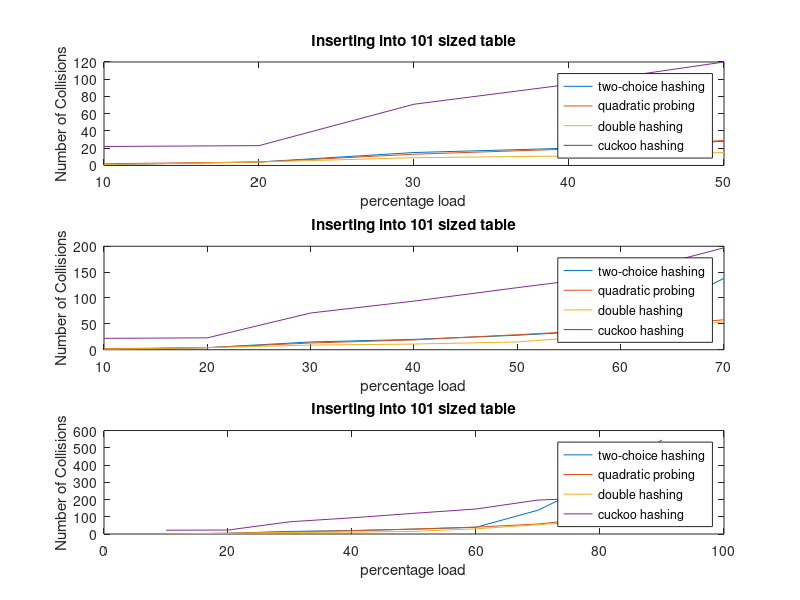
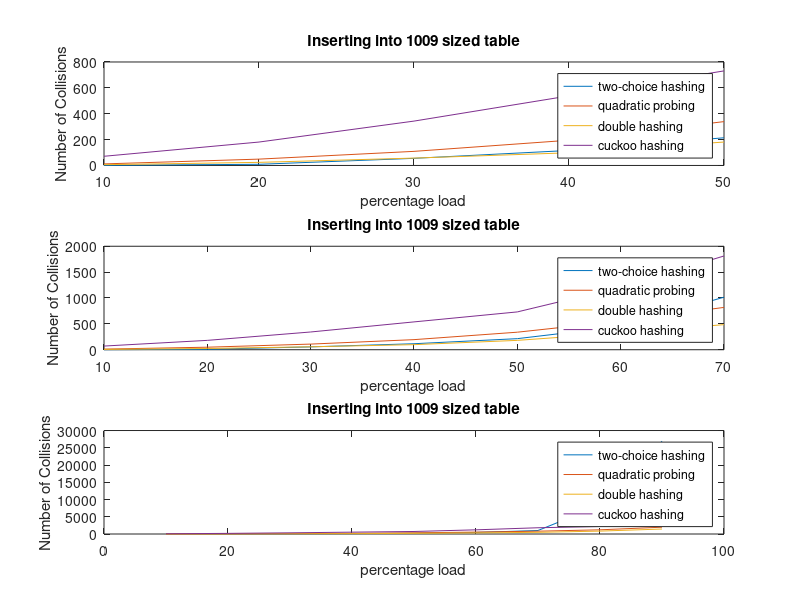
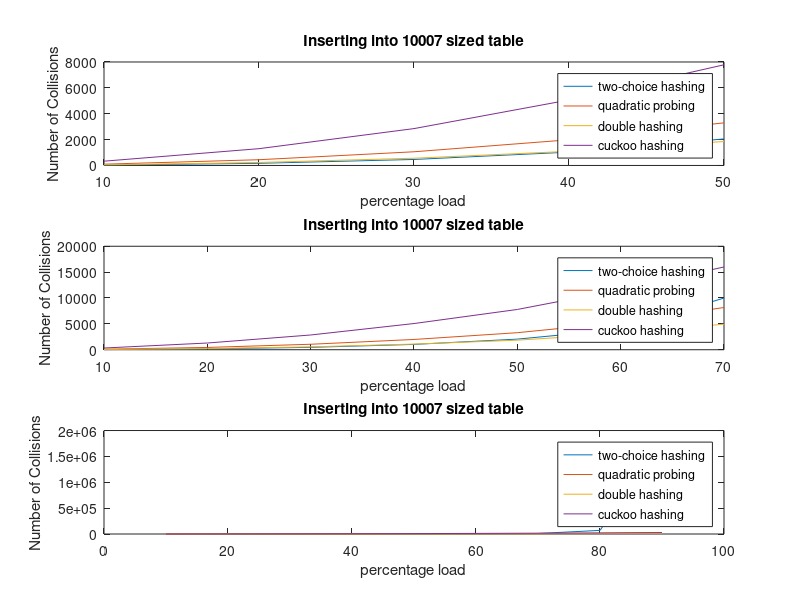
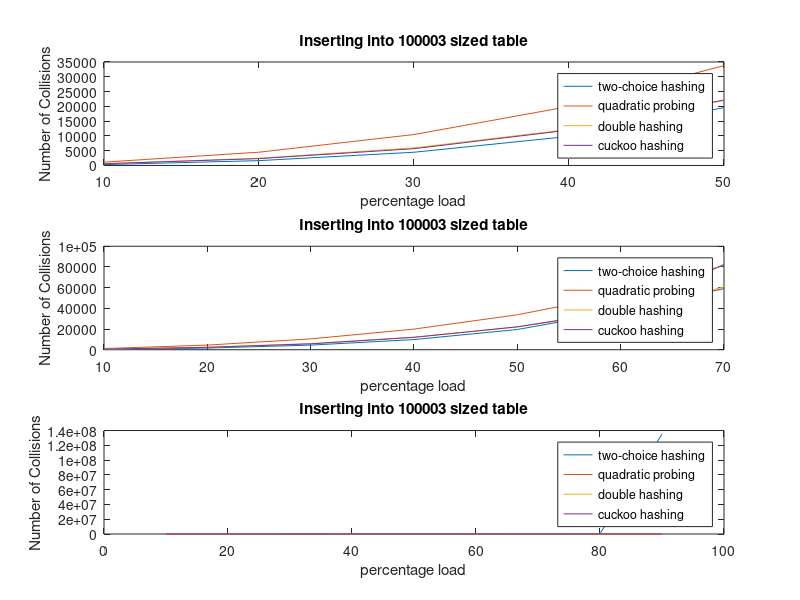

MATLAB code to generate these figures, in order:
clc;
clear all;
close all;

xs = 10:10:50;
xm = 10:10:70;
xl = 10:10:90;

%-------------- 101 items -----------------

% collisons from 10% - 90% full, 101 items
tc101 = [1 4 15 20 28];
q101 = [2 4 13 19 29];
d101 = [1 4 9 11 15];
c101 = [22 23 71 94 120];

figure(1);
subplot(3,1,1);
plot(xs, tc101, xs, q101, xs, d101, xs, c101);
title('Inserting into 101 sized table');
legend('two-choice hashing', 'quadratic probing', 'double hashing', 'cuckoo hashing');
xlabel('percentage load');
ylabel('Number of Collisions');

tc101 = [1 4 15 20 28 39 138];
q101 = [2 4 13 19 29 40 58];
d101 = [1 4 9 11 15 30 54];
c101 = [22 23 71 94 120 145 197];

subplot(3,1,2);
plot(xm, tc101, xm, q101, xm, d101, xm, c101);
title('Inserting into 101 sized table');
legend('two-choice hashing', 'quadratic probing', 'double hashing', 'cuckoo hashing');
xlabel('percentage load');
ylabel('Number of Collisions');

tc101 = [1 4 15 20 28 39 138 311 545 ];
q101 = [2 4 13 19 29 40 58 94 149 ];
d101 = [1 4 9 11 15 30 54 79 121 ];
c101 = [22 23 71 94 120 145 197 210 260 ];

subplot(3,1,3);
plot(xl, tc101, xl, q101, xl, d101, xl, c101);
title('Inserting into 101 sized table');
legend('two-choice hashing', 'quadratic probing', 'double hashing', 'cuckoo hashing');
xlabel('percentage load');
ylabel('Number of Collisions');

%-------------- 1009 items -----------------

tc1009 = [1 9 55 116 214 ];
q1009 = [12 49 109 195 339 ];
d1009 = [6 24 57 98 181 ];
c1009 = [71 181 343 538 731 ];

figure(2);
subplot(3,1,1);
plot(xs, tc1009, xs, q1009, xs, d1009, xs, c1009);
title('Inserting into 1009 sized table');
legend('two-choice hashing', 'quadratic probing', 'double hashing', 'cuckoo hashing');
xlabel('percentage load');
ylabel('Number of Collisions');

tc1009 = [1 9 55 116 214 451 1015 ];
q1009 = [12 49 109 195 339 555 818 ];
d1009 = [6 24 57 98 181 324 485 ];
c1009 = [71 181 343 538 731 1211 1812 ];

subplot(3,1,2);
plot(xm, tc1009, xm, q1009, xm, d1009, xm, c1009);
title('Inserting into 1009 sized table');
legend('two-choice hashing', 'quadratic probing', 'double hashing', 'cuckoo hashing');
xlabel('percentage load');
ylabel('Number of Collisions');

tc1009 = [1 9 55 116 214 451 1015 8310 26884 ];
q1009 = [12 49 109 195 339 555 818 1215 1972 ];
d1009 = [6 24 57 98 181 324 485 841 1446 ];
c1009 = [71 181 343 538 731 1211 1812 2176 2810 ];

subplot(3,1,3);
plot(xl, tc1009, xl, q1009, xl, d1009, xl, c1009);
title('Inserting into 1009 sized table');
legend('two-choice hashing', 'quadratic probing', 'double hashing', 'cuckoo hashing');
xlabel('percentage load');
ylabel('Number of Collisions');

%-------------- 10007 items -----------------

tc10007 = [26 166 463 1030 2050 ];
q10007 = [99 444 1058 1984 3294 ];
d10007 = [48 230 559 1091 1850 ];
c10007 = [331 1298 2850 5063 7783 ];

figure(3);
subplot(3,1,1);
plot(xs, tc10007, xs, q10007, xs, d10007, xs, c10007);
title('Inserting into 10007 sized table');
legend('two-choice hashing', 'quadratic probing', 'double hashing', 'cuckoo hashing');
xlabel('percentage load');
ylabel('Number of Collisions');

tc10007 = [26 166 463 1030 2050 3953 9990 ];
q10007 = [99 444 1058 1984 3294 5276 8160 ];
d10007 = [48 230 559 1091 1850 3105 4947 ];
c10007 = [331 1298 2850 5063 7783 11620 15994 ];

subplot(3,1,2);
plot(xm, tc10007, xm, q10007, xm, d10007, xm, c10007);
title('Inserting into 10007 sized table');
legend('two-choice hashing', 'quadratic probing', 'double hashing', 'cuckoo hashing');
xlabel('percentage load');
ylabel('Number of Collisions');

tc10007 = [26 166 463 1030 2050 3953 9990 69710 1754230 ];
q10007 = [99 444 1058 1984 3294 5276 8160 12724 21017 ];
d10007 = [48 230 559 1091 1850 3105 4947 7925 13956 ];
c10007 = [331 1298 2850 5063 7783 11620 15994 20834 26692 ];

subplot(3,1,3);
plot(xl, tc10007, xl, q10007, xl, d10007, xl, c10007);
title('Inserting into 10007 sized table');
legend('two-choice hashing', 'quadratic probing', 'double hashing', 'cuckoo hashing');
xlabel('percentage load');
ylabel('Number of Collisions');

%-------------- 100003 items -----------------

tc100003 = [290 1636 4470 9821 19550 ];
q100003 = [1129 4485 10463 19937 33786 ];
d100003 = [589 2446 5964 12163 21995 ];
c100003 = [588 2317 5668 11964 22138 ];

figure(4);
subplot(3,1,1);
plot(xs, tc100003, xs, q100003, xs, d100003, xs, c100003);
title('Inserting into 100003 sized table');
legend('two-choice hashing', 'quadratic probing', 'double hashing', 'cuckoo hashing');
xlabel('percentage load');
ylabel('Number of Collisions');

tc100003 = [290 1636 4470 9821 19550 37501 82456 ];
q100003 = [1129 4485 10463 19937 33786 53247 81429 ];
d100003 = [589 2446 5964 12163 21995 37280 60664 ];
c100003 = [588 2317 5668 11964 22138 37788 59074 ];

subplot(3,1,2);
plot(xm, tc100003, xm, q100003, xm, d100003, xm, c100003);
title('Inserting into 100003 sized table');
legend('two-choice hashing', 'quadratic probing', 'double hashing', 'cuckoo hashing');
xlabel('percentage load');
ylabel('Number of Collisions');

tc100003 = [290 1636 4470 9821 19550 37501 82456 397675 135282256 ];
q100003 = [1129 4485 10463 19937 33786 53247 81429 124471 201311 ];
d100003 = [589 2446 5964 12163 21995 37280 60664 97671 166110 ];
c100003 = [588 2317 5668 11964 22138 37788 59074 89074 128780 ];

subplot(3,1,3);
plot(xl, tc100003, xl, q100003, xl, d100003, xl, c100003);
title('Inserting into 100003 sized table');
legend('two-choice hashing', 'quadratic probing', 'double hashing', 'cuckoo hashing');
xlabel('percentage load');
ylabel('Number of Collisions');

%-------------- 1000003 items -----------------

tc1000003 = [2739 15927 45059 98085 192787 ];
q1000003 = [10460 44423 105989 200926 339442 ];
d1000003 = [8375 41673 100894 190763 319012 ];
c1000003 = [5368 23605 61395 127789 231448 ];

figure(5);
subplot(3,1,1);
plot(xs, tc1000003, xs, q1000003, xs, d1000003, xs, c1000003);
title('Inserting into 1000003 sized table');
legend('two-choice hashing', 'quadratic probing', 'double hashing', 'cuckoo hashing');
xlabel('percentage load');
ylabel('Number of Collisions');

tc1000003 = [2739 15927 45059 98085 192787 377551 851509 ];
q1000003 = [10460 44423 105989 200926 339442 535569 818338 ];
d1000003 = [8375 41673 100894 190763 319012 501267 757142 ];
c1000003 = [5368 23605 61395 127789 231448 386737 605235 ];

subplot(3,1,2);
plot(xm, tc1000003, xm, q1000003, xm, d1000003, xm, c1000003);
title('Inserting into 1000003 sized table');
legend('two-choice hashing', 'quadratic probing', 'double hashing', 'cuckoo hashing');
xlabel('percentage load');
ylabel('Number of Collisions');

tc1000003 = [2739 15927 45059 98085 192787 377551 851509 5770441 1451863544 ];
q1000003 = [10460 44423 105989 200926 339442 535569 818338 1247082 2020309 ];
d1000003 = [8375 41673 100894 190763 319012 501267 757142 1140223 1819913 ];
c1000003 = [5368 23605 61395 127789 231448 386737 605235 897683 1281650 ];

subplot(3,1,3);
plot(xl, tc1000003, xl, q1000003, xl, d1000003, xl, c1000003);
title('Inserting into 1000003 sized table');
legend('two-choice hashing', 'quadratic probing', 'double hashing', 'cuckoo hashing');
xlabel('percentage load');
ylabel('Number of Collisions');